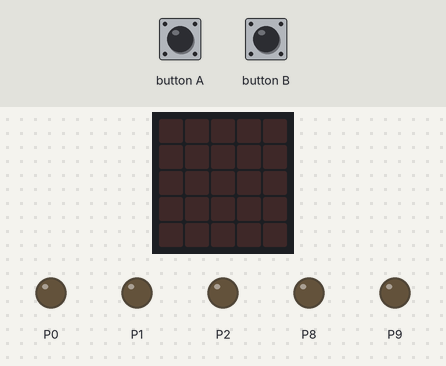
Bench run of a program on a simulated BBC micro:bit (MakeCode). Shown: the board's 5×5 LED display, output pins drawn as LEDs (lit = HIGH). Dashed ring = blinking. The test bench sets the inputs (shaded band).

Above: at 1.2 s.
1.3 s: button B pressed for 0.15 s
At 2.4 s:
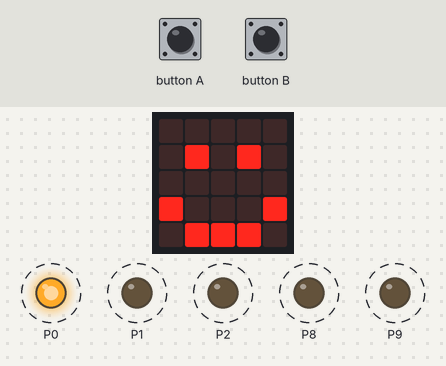
4.3 s: button A pressed for 0.15 s
At 4.37 s:
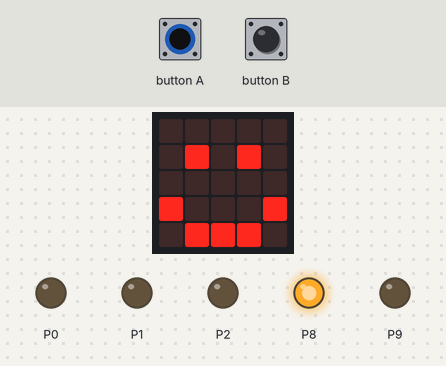
6.1 s: button B pressed 5 times (0.12 s each, 0.3 s apart)
At 7.15 s:
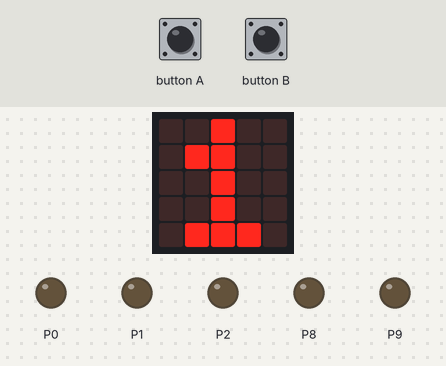
9.1 s: button A pressed for 0.15 s
At 10.7 s:
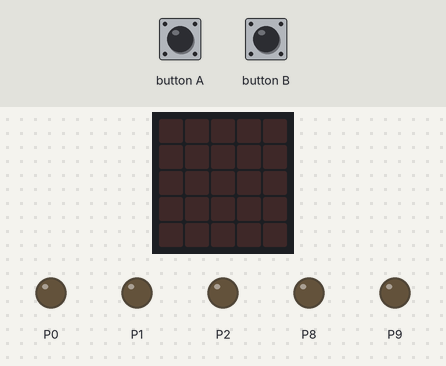
Timing chart, 0 to 12.2 s (numbered marks = the images above; inputs shaded):
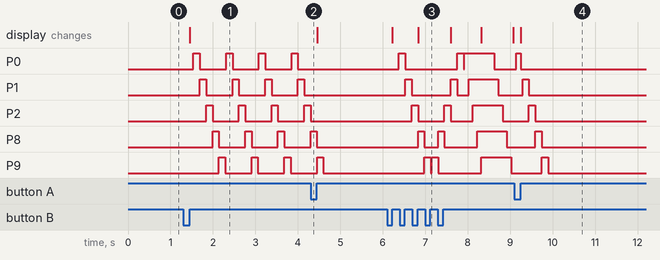

Measured:
- after the input at 1.3 s, P0: alternates HIGH for 0.15 s and LOW for 0.62 s, starting after 0.24 s; P1: alternates HIGH for 0.15 s and LOW for 0.62 s, starting after 0.39 s
- after the input at 4.3 s, P0, P1: stops changing and stays LOW; P2: goes on until 4.3 s, then stays LOW; P8: goes on until 4.5 s, then stays LOW; P9: goes on until 4.6 s, then stays LOW
- after the input at 6.1 s, P0: goes HIGH 0.15 s, LOW 1.2 s, HIGH 0.15 s, LOW 0.02 s, HIGH 0.70 s, then LOW, starting after 0.28 s; P1: goes HIGH 0.15 s, LOW 0.92 s, HIGH 0.15 s, LOW 0.27 s, HIGH 0.70 s, then LOW, starting after 0.43 s
- after the input at 9.1 s, P1: goes on until 9.4 s, then stays LOW; P2: goes on until 9.6 s, then stays LOW; P8: goes on until 9.7 s, then stays LOW; P9: goes on until 9.9 s, then stays LOW; the display: changes after 0.15 s (image 4)

The program:

main.ts
```typescript
let pinsList = [DigitalPin.P0, DigitalPin.P1, DigitalPin.P2, DigitalPin.P8, DigitalPin.P9]
let kör = false
let läge = 0

input.onButtonPressed(Button.B, function () {
    if (!kör) {
        kör = true
        basic.showIcon(IconNames.Happy) // 😀 Startar sekvens
    } else {
        läge = (läge + 1) % 4
        basic.showNumber(läge) // 🔢 Visa nytt läge
    }
})

input.onButtonPressed(Button.A, function () {
    kör = false
    släckAllt()
    basic.clearScreen()
})

function släckAllt() {
    for (let i = 0; i < pinsList.length; i++) {
        pins.digitalWritePin(pinsList[i], 0)
    }
}

function läge0() {
    for (let i = 0; i < pinsList.length; i++) {
        pins.digitalWritePin(pinsList[i], 1)
        if (i > 0) pins.digitalWritePin(pinsList[i - 1], 0)
        basic.pause(150)
    }
    pins.digitalWritePin(pinsList[pinsList.length - 1], 0)
}

function läge1() {
    for (let i = pinsList.length - 1; i >= 0; i--) {
        pins.digitalWritePin(pinsList[i], 1)
        if (i < pinsList.length - 1) pins.digitalWritePin(pinsList[i + 1], 0)
        basic.pause(150)
    }
    pins.digitalWritePin(pinsList[0], 0)
}

function läge2() {
    for (let i = 0; i < pinsList.length; i++) {
        pins.digitalWritePin(pinsList[i], 1)
        basic.pause(100)
    }
    basic.pause(200)
    for (let i = 0; i < pinsList.length; i++) {
        pins.digitalWritePin(pinsList[i], 0)
        basic.pause(100)
    }
}

function surprise() {
    let slump = Math.randomRange(0, 2)
    if (slump == 0) {
        läge0()
    } else if (slump == 1) {
        läge1()
    } else {
        läge2()
    }
}

basic.forever(function () {
    if (kör) {
        if (läge == 0) {
            läge0()
        } else if (läge == 1) {
            läge1()
        } else if (läge == 2) {
            läge2()
        } else if (läge == 3) {
            surprise()
        }
    } else {
        basic.pause(200)
    }
})
```

test.ts
```typescript
// här hamnar tester och detta kompileras inte när det här paketet används som ett tillägg.
```
